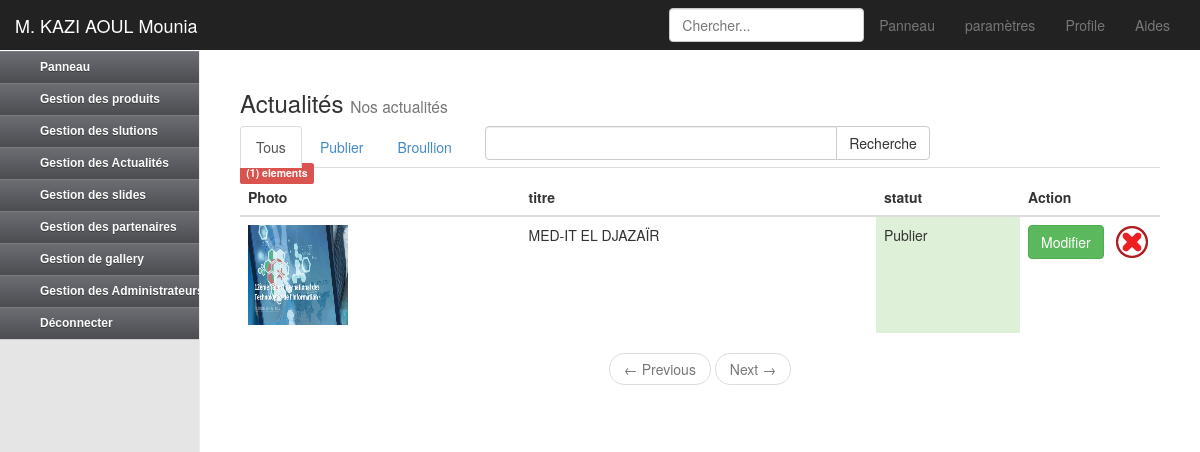
Page /admin/afficherActualite.php (signed in) on the committed database.
### tables this page shows
CREATE TABLE IF NOT EXISTS `actualite` (
  `id_actualite` int(11) NOT NULL AUTO_INCREMENT,
  `titre_actualite` varchar(100) NOT NULL,
  `auteur_actualite` int(100) NOT NULL,
  `contenu_actualite` longtext NOT NULL,
  `image_actualite` varchar(100) NOT NULL,
  `statut_actualite` int(100) NOT NULL,
  `date_actualite` timestamp NOT NULL DEFAULT CURRENT_TIMESTAMP ON UPDATE CURRENT_TIMESTAMP,
  PRIMARY KEY (`id_actualite`)
);

### admin/afficherActualite.php (the view, shortened to what this page needs)
<?php
if(isset($_POST['recherche']))
{
$g=$_POST['testeRecherche'];
}
elseif(isset($_GET['g'])) $g=$_GET['g'];
else $g="KFTM0CF1K";
if(isset($_GET['o'])) $p=$_GET['o'];
else $p=0;
?>
   <div class="text-left" href="#actualite">
	<h3>Actualités <small>Nos actualités</small></h3>
	<ul class="nav nav-tabs" role="tablist">
	  <li class="<?php  if ($g=="KFTM0CF1K") echo "active"; else echo " "; ?>"><a href="afficherActualite.php?g=KFTM0CF1K#actualite">Tous</a></li>
	  <li class="<?php  if ($g=="KFTM1CF1K") echo "active"; else echo " ";  ?>"><a href="afficherActualite.php?g=KFTM1CF1K#actualite">Publier</a></li>
	  <li class="<?php  if ($g=="KFTM2CF1K") echo "active"; else echo " "; ?>"><a href="afficherActualite.php?g=KFTM2CF1K#actualite">Broullion</a></li>
			  <form action="afficherActualite.php#actualite" method="POST">
				<div class="row">
				<div class="col-lg-6">
				<div class="input-group">
				  <input type="text" name="testeRecherche" class="form-control" value="<?php if(isset($_POST['testeRecherche'])) echo $_POST['testeRecherche']; else echo ""; ?>">
				  <span class="input-group-btn">
					<input type="submit" class="btn btn-default" name="recherche" value="Recherche">
				  </span>
				</div>
				</div>
				</div>
			 </form>
	</ul>
	<table class="table table-hover">
		<thead>
			<tr>
				<th class="">Photo</th>
				<th class="">titre</th>
				<th class="">statut</th>
				<th class="" style="width: 140px;">Action</th>
			</tr>
		</thead>
		<tbody>
		<?php
		if($g=="KFTM0CF1K")
		{
		$f=4;
		$getNbrActualite = mysql_query("SELECT * FROM actualite ") or die(mysql_error());
		$getActualite = mysql_query("SELECT * FROM actualite ORDER BY date_actualite DESC LIMIT $p, $f " ) or die(mysql_error());
		$nombreResultat=mysql_num_rows($getNbrActualite);
		}
			while($actualite= mysql_fetch_array($getActualite))
			{
				$IDActualite = $actualite['id_actualite'];
				$titreActualite = $actualite['titre_actualite'];
				$imageActualite = $actualite['image_actualite'];
				$statutActualite = $actualite['statut_actualite'];
		?>
		<form action="afficherActualite.php?g=<?php echo $g; ?>&o=<?php echo $p; ?>#actualite" method="POST" >
		<tr>
			<td><img  src="../image/actualite/<?php echo $imageActualite;?>" width="100px;" height="100px;"></td>
			<td><?php echo $titreActualite;?></td>
			<td class="<?php if($statutActualite=="0") echo"danger"; elseif($statutActualite=="1") echo"success"; else echo"";?>" ><?php if($statutActualite=="0") echo"Broullion"; elseif($statutActualite=="1") echo"Publier";?></td>
			<td>
				<button type="button" class="btn btn-success" onclick="window.location.replace('modifierActualite.php?monact=<?php echo $IDActualite; ?>#actualite');" >Modifier</button> &nbsp;
				<img  src="images/del.png" onclick="$('#sup<?php echo $IDActualite; ?>').toggle('slow');" style="cursor: pointer;" />
			</td>
		</tr>
		</form>
		<?php
			}
			if($p==0) $classPager="disabled"; else $classPager=""  ;
			if($p+4>$nombreResultat-1) $classPager1="disabled"; else $classPager1=""  ;
		?>
		<span class="label label-danger">(<?php echo $nombreResultat?>) elements</span>
		</tbody>
	</table>
<nav>
  <ul class="pager">
    <li class="<?php echo $classPager;?>"><a href="afficherActualite.php?g=<?php echo $g?>&o=<?php $o=$p-4; if ($o<0) {$o=0; echo $o;} else echo $o;?>#actualite" ><span aria-hidden="true">&larr;</span> Previous</a></li>
    <li class="<?php echo $classPager1;?>"><a href="afficherActualite.php?g=<?php echo $g?>&o=<?php $o=$p+4; if ($o >$nombreResultat-1) {$o=$p; echo $o;} else echo $o;?>#actualite">Next <span aria-hidden="true">&rarr;</span></a></li>
  </ul>
</nav>
</div>
<?php include('footer.php'); ?>

### admin/css/dashboard.css (style rules this page uses)
body { padding-top: 50px; }

### admin/css/supplement.css (style rules this page uses)
body { background:url(img/bg.png) repeat;width:1200px;margin:0 auto }

### rows in the picture
actualite: image_actualite (picture), titre_actualite "MED-IT EL DJAZAÏR", statut_actualite "Publier"

### other values in the picture
$_SESSION["NOM_ADMIN_VAL"] "KAZI AOUL"
$_SESSION["PRENOM_ADMIN_VAL"] "Mounia"
$nombreResultat "1"
